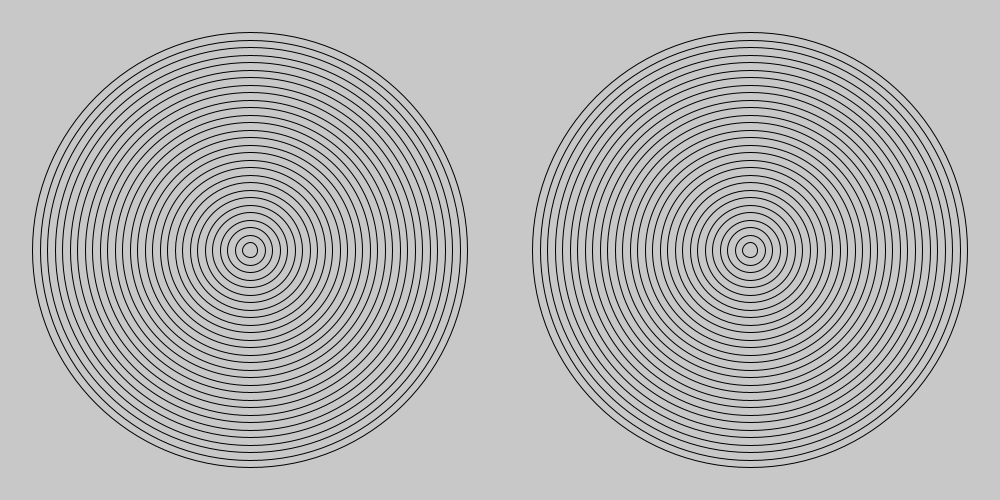
Frame 1 (no input)
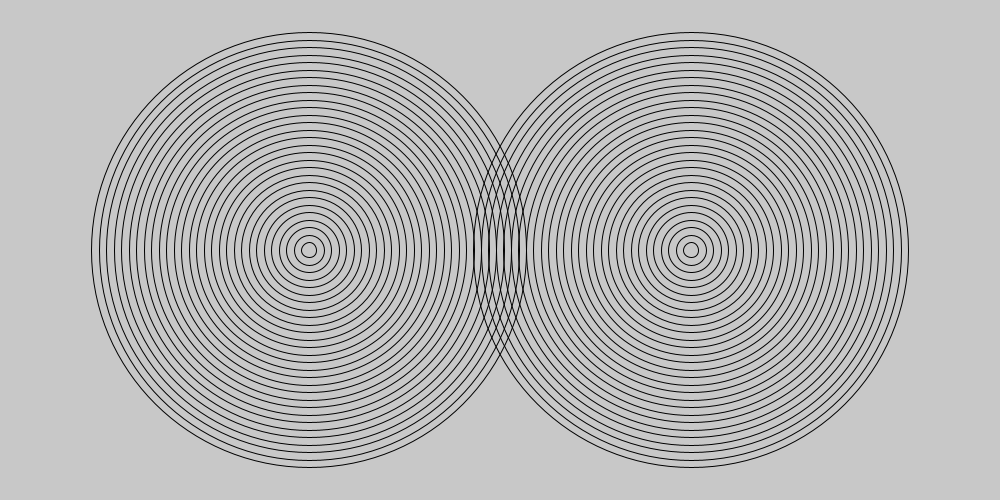
Frame 60 (the mouse pressed at the canvas centre just before this capture)
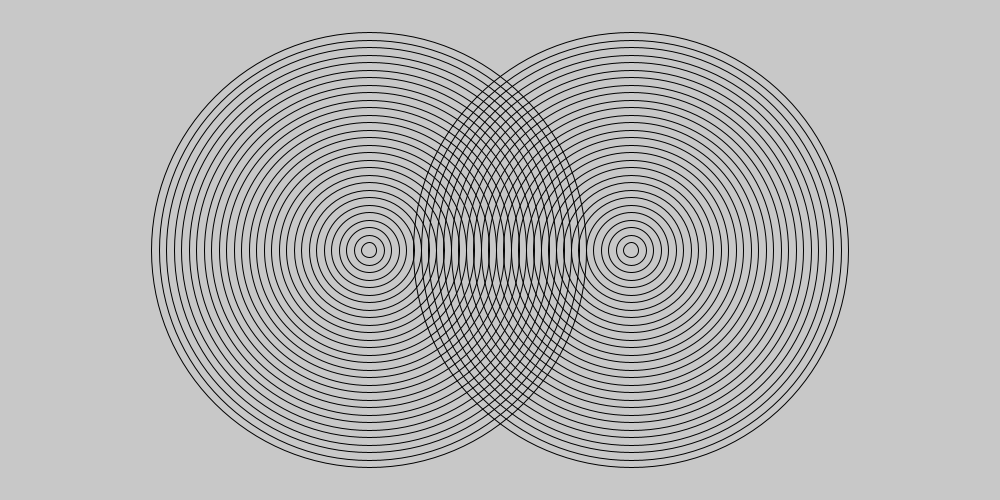
Frame 120 (the mouse held since frame 60 and released just before this capture)

The Processing sketch that drew these frames (run headless with seeded random() and noise(); from frame 60 on, the mouse is pressed at the canvas centre):

// Processing sketch: amazing_rings
// ── amazing_rings.pde

/*** Go to the recipe to run the demonstration before starting this program ***/

void setup() {
  /* Set the size of your sketch to be a rectangle like in the recipe demonstration */
  size(1000, 500);
  /* Call the noFill() command so all the ellipses will be transparent */
  noFill();
}
int x = 250;
int speed = 1;
int x2 = 750;
void draw() {
  background (200, 200, 200);
  /* Use a for loop to make the first set of rings that will start in the left half of the window
   (you can use the code from your Bullseye program).*/
  for (int i=0; i<30; i++) {

    ellipse(x, 250, i*15, i*15);
  }        
  x += speed; 
  /*Make this set of rings move across the sketch to the right 
   Hint: make two variables, one for x and another for the speed. 
   Then increase x by the amount in speed */
  for (int i=0; i<30; i++) {

    ellipse(x2, 250, i*15, i*15);
  }        
  x2 -= speed; 

  /*When the rings reach the right side of the sketch, reverse the direction so they move
   Hint: speed = -speed */
  if (x>=width) {
    speed=-speed;
  }

  /*When the rings reach the left side of the sketch, reverse the direction again */
  if (x<=0) {
    speed=-speed;
  }

  //CHALLENGE - to finish the Amazing Rings 

  /*Add another for loop to draw the second set of rings that will start in the right half of the window */


  /*Make this set of rings move in the opposite direction to the other rings 
   These rings must also "bounce" off the sides of the window.*/
}
